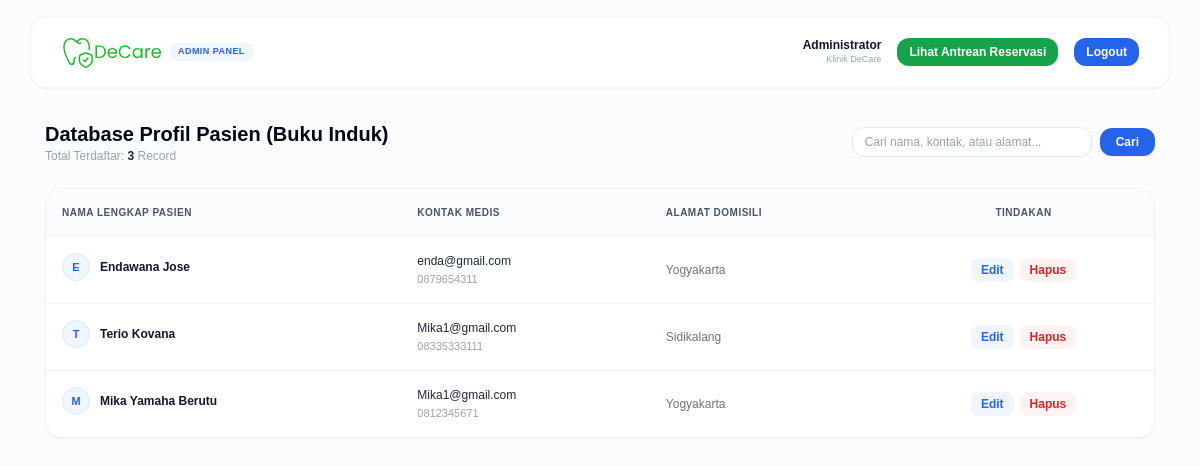
The page /admin_dashboard.php (signed in) on the database its author committed.
### tables this page shows
CREATE TABLE `pasien` (
  `id_pasien` int(11) NOT NULL,
  `id_user` int(11) NOT NULL,
  `nama_lengkap` varchar(100) NOT NULL,
  `nomor_hp` varchar(20) NOT NULL,
  `alamat` text DEFAULT NULL,
  `foto` varchar(255) DEFAULT NULL
);

CREATE TABLE `user` (
  `id_user` int(11) NOT NULL,
  `username` varchar(50) NOT NULL,
  `email` varchar(100) NOT NULL,
  `sandi` varchar(255) NOT NULL,
  `role` enum('admin','pasien') DEFAULT 'pasien'
);

### admin_dashboard.php (the view, shortened to what this page needs)
<?php
require_once 'functions.php';
$limit  = 5;
$page   = isset($_GET['page']) ? (int)$_GET['page'] : 1;
$offset = ($page - 1) * $limit;
$search       = isset($_GET['search']) ? mysqli_real_escape_string($koneksi, trim($_GET['search'])) : '';
$search_query = "";
$count_query  = "SELECT COUNT(*) as total FROM pasien $search_query";
$count_result = mysqli_query($koneksi, $count_query);
$total_data   = mysqli_fetch_assoc($count_result)['total'];
$query = "SELECT pasien.*, user.email
          FROM pasien
          INNER JOIN user ON pasien.id_user = user.id_user
          $search_query
          ORDER BY pasien.id_pasien DESC
          LIMIT $limit OFFSET $offset";
$result = mysqli_query($koneksi, $query);
?>
<!DOCTYPE html>
<html lang="id">
<head>
    <link rel="stylesheet" href="https://rsms.me/inter/inter.css" />
    <script src="https://cdn.tailwindcss.com"></script>
</head>
<body class="bg-slate-50/60 font-sans antialiased">
    <header class="pt-4 px-[30px]">
        <nav class="flex justify-between items-center max-w-[1170px] mx-auto h-[72px] px-[30px] bg-white border border-slate-100 rounded-2xl shadow-sm">
            <div class="flex items-center gap-x-2">
                <img src="assets/img/logo.svg" alt="logo" class="h-8 w-auto">
                <span class="hidden md:block px-2 py-0.5 bg-blue-50 text-[9px] font-bold text-blue-600 uppercase rounded-md tracking-wider">Admin Panel</span>
            </div>
            <div class="flex items-center gap-x-4">
                <div class="text-right">
                    <p class="text-xs font-bold text-slate-900">Administrator</p>
                    <p class="text-[9px] font-medium text-gray-400">Klinik DeCare</p>
                </div>
                <a href="dashboard_reservasi.php" class="px-3 py-1.5 bg-green-600 text-xs font-bold text-white rounded-xl hover:bg-green-700 transition-all">
                    Lihat Antrean Reservasi
                </a>
                <a href="logout.php" class="px-3 py-1.5 bg-blue-600 text-xs font-bold text-white rounded-xl hover:bg-red-600 transition-all">Logout</a>
            </div>
        </nav>
    </header>
    <main class="max-w-[1170px] mx-auto mt-8 px-[30px] pb-12">
        <div class="flex flex-col sm:flex-row sm:items-center sm:justify-between gap-4 mb-6">
            <div>
                <h1 class="text-xl font-black text-slate-950">Database Profil Pasien (Buku Induk)</h1>
                <p class="text-xs text-gray-400">Total Terdaftar: <span class="font-bold text-slate-800"><?= $total_data ?></span> Record</p>
            </div>
            <form action="" method="GET" class="flex items-center gap-x-2">
                <input type="text" name="search" value="<?= htmlspecialchars($search) ?>" placeholder="Cari nama, kontak, atau alamat..." class="w-full sm:w-[240px] px-3 py-1.5 bg-white border border-gray-200 rounded-xl text-xs focus:outline-none focus:border-blue-500">
                <button type="submit" class="px-4 py-1.5 bg-blue-600 rounded-xl text-xs font-bold text-white shadow-sm hover:bg-blue-700 transition-all">Cari</button>
            </form>
        </div>
        <div class="w-full overflow-x-auto bg-white border border-slate-100 rounded-2xl shadow-sm">
            <table class="w-full text-left border-collapse">
                <thead>
                    <tr class="bg-slate-50/80 border-b border-gray-100 text-[10px] font-bold text-slate-600 uppercase tracking-wider">
                        <th class="p-4">Nama Lengkap Pasien</th>
                        <th class="p-4">Kontak Medis</th>
                        <th class="p-4">Alamat Domisili</th>
                        <th class="p-4 text-center">Tindakan</th>
                    </tr>
                </thead>
                <tbody class="divide-y divide-gray-100 text-xs text-slate-600">
                    <?php if (mysqli_num_rows($result) > 0): ?>
                        <?php while ($row = mysqli_fetch_assoc($result)): ?>
                            <tr class="hover:bg-slate-50/40 transition-colors">
                                <td class="p-4 font-bold text-slate-900 flex items-center gap-x-2.5">
                                    <div class="flex items-center justify-center w-7 h-7 font-black text-blue-600 bg-blue-50 border border-blue-100 rounded-full text-[11px] uppercase shrink-0">
                                        <?= substr($row['nama_lengkap'], 0, 1) ?>
                                    </div>
                                    <span><?= htmlspecialchars($row['nama_lengkap']) ?></span>
                                </td>
                                <td class="p-4">
                                    <p class="font-medium text-slate-800"><?= htmlspecialchars($row['email']) ?></p>
                                    <p class="text-[11px] text-gray-400 mt-0.5"><?= htmlspecialchars($row['nomor_hp']) ?></p>
                                </td>
                                <td class="p-4 max-w-[220px] truncate text-gray-500"><?= htmlspecialchars($row['alamat']) ?></td>
                                <td class="p-4 text-center">
                                    <div class="flex justify-center gap-x-1.5">
                                        <a href="edit.php?id=<?= $row['id_pasien'] ?>" class="px-2.5 py-1 bg-blue-50 text-blue-600 font-bold rounded-lg hover:bg-blue-100 transition-all">Edit</a>
                                        <a href="hapus.php?id=<?= $row['id_pasien'] ?>" onclick="return confirm('Hapus berkas medis pasien ini?')" class="px-2.5 py-1 bg-red-50 text-red-600 font-bold rounded-lg hover:bg-red-100 transition-all">Hapus</a>
                                    </div>
                                </td>
                            </tr>
                        <?php endwhile; ?>
                    <?php else: ?>
                        <tr>
                            <td colspan="4" class="p-8 text-center text-gray-400 italic">Data pasien tidak ditemukan atau database kosong.</td>
                        </tr>
                    <?php endif; ?>
                </tbody>
            </table>
        </div>
    </main>
</body>
</html>

### rows shown on the page
pasien: nama_lengkap "E", nama_lengkap "Endawana Jose", id_user.email "enda@gmail.com", nomor_hp "0879654311", alamat "Yogyakarta"
pasien: nama_lengkap "T", nama_lengkap "Terio Kovana", id_user.email "Mika1@gmail.com", nomor_hp "08335333111", alamat "Sidikalang"
pasien: nama_lengkap "M", nama_lengkap "Mika Yamaha Berutu", id_user.email "Mika1@gmail.com", nomor_hp "0812345671", alamat "Yogyakarta"

### other values the page prints
$total_data "3"
